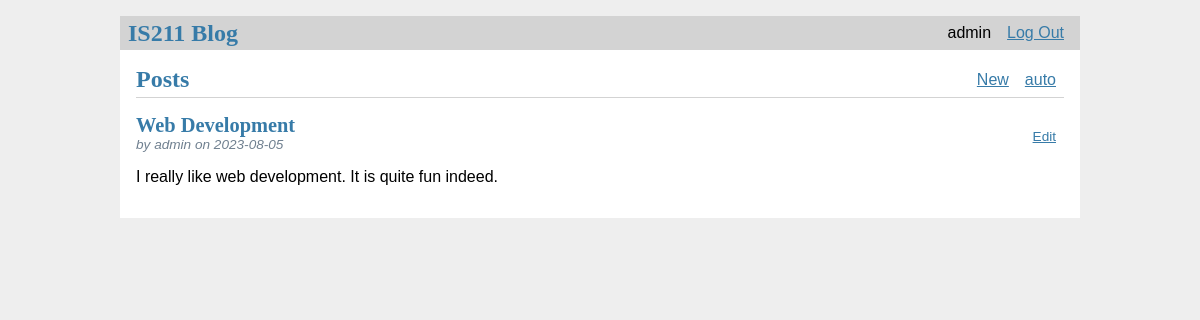
Screenshot of / (signed in) with the database file from the repository.
### tables this page shows
CREATE TABLE user (
  id INTEGER PRIMARY KEY AUTOINCREMENT,
  username TEXT UNIQUE NOT NULL,
  password TEXT NOT NULL
);

CREATE TABLE post (
  id INTEGER PRIMARY KEY AUTOINCREMENT,
  author_id INTEGER NOT NULL,
  created TIMESTAMP NOT NULL DEFAULT CURRENT_TIMESTAMP,
  title TEXT NOT NULL,
  body TEXT NOT NULL,
  FOREIGN KEY (author_id) REFERENCES user (id)
);

### IS211_FinalProject.py (the view)
@app.route('/')
def dashboard():
    db = get_db()
    posts = db.execute(
        "SELECT p.id, title, body, created, author_id, username"
        " FROM post p JOIN user u ON p.author_id = u.id"
        " ORDER BY created DESC"
    ).fetchall()
    return render_template('dashboard.html', posts=posts)

### IS211_FinalProject.py (called while the page is built)
def get_db():
    db = lite.connect(
        app.config['DATABASE'],
        detect_types=lite.PARSE_DECLTYPES
        )
    db.row_factory = lite.Row
    return db

@app.before_request
def load_logged_in_user():
    user_id = session.get('user_id')
    if user_id is None:
        g.user = None
    else:
        g.user = get_db().execute(
            'SELECT * FROM user WHERE id = ?', (user_id,)
        ).fetchone()

### templates/dashboard.html (shortened to what this page needs)
{% extends 'base.html' %}
{% block header %}
  <h1>{% block title %}Posts{% endblock %}</h1>
  {% if g.user %}
    <a class="action" href="{{ '/create' }}">New</a>
    <a class="action" href="{{ '/auto' }}">auto</a>
  {% endif %}
{% endblock %}
{% block content %}
  {% for post in posts %}
    <article class="post">
      <header>
        <div>
          <h1>{{ post['title'] }}</h1>
          <div class="about">by {{ post['username'] }} on {{ post['created'].strftime('%Y-%m-%d') }}</div>
        </div>
        {% if g.user['id'] == post['author_id'] %}
          <a class="action" href="{{ url_for('update', id=post['id']) }}">Edit</a>
        {% endif %}
      </header>
      <p class="body">{{ post['body'] }}</p>
    </article>
  {% endfor %}
{% endblock %}

### templates/base.html (shortened to what this page needs)
<!doctype html>
<link rel="stylesheet" href="{{ url_for('static', filename='style.css') }}">
<nav>
  <h1>IS211 Blog</h1>
  <ul>
    {% if g.user %}
      <li><span>{{ g.user['username'] }}</span>
      <li><a href="{{ '/logout' }}">Log Out</a>
    {% else %}
      <li><a href="{{ '/register' }}">Register</a>
      <li><a href="{{ '/login' }}">Log In</a>
    {% endif %}
  </ul>
</nav>
<section class="content">
  <header>
    {% block header %}{% endblock %}
  </header>
  {% block content %}{% endblock %}
</section>

### static/style.css (style rules this page uses)
h1 { font-family: serif; color: #377ba8; margin: 1rem 0; }
a { color: #377ba8; }
nav { background: lightgray; display: flex; align-items: center; padding: 0 0.5rem; }
nav h1 { flex: auto; margin: 0; }
nav ul { display: flex; list-style: none; margin: 0; padding: 0; }
nav ul li a, nav ul li span, header .action { display: block; padding: 0.5rem; }
.content { padding: 0 1rem 1rem; }
.content > header { border-bottom: 1px solid lightgray; display: flex; align-items: flex-end; }
.content > header h1 { flex: auto; margin: 1rem 0 0.25rem 0; }
.post > header { display: flex; align-items: flex-end; font-size: 0.85em; }
.post > header > div:first-of-type { flex: auto; }
.post > header h1 { font-size: 1.5em; margin-bottom: 0; }
.post .about { color: slategray; font-style: italic; }
.post .body { white-space: pre-line; }
.content:last-child { margin-bottom: 0; }

### rows the page displays
user: user.username "admin"
post: title "Web Development", username "admin", created "2023-08-05", body "I really like web development. It is quite fun indeed."
